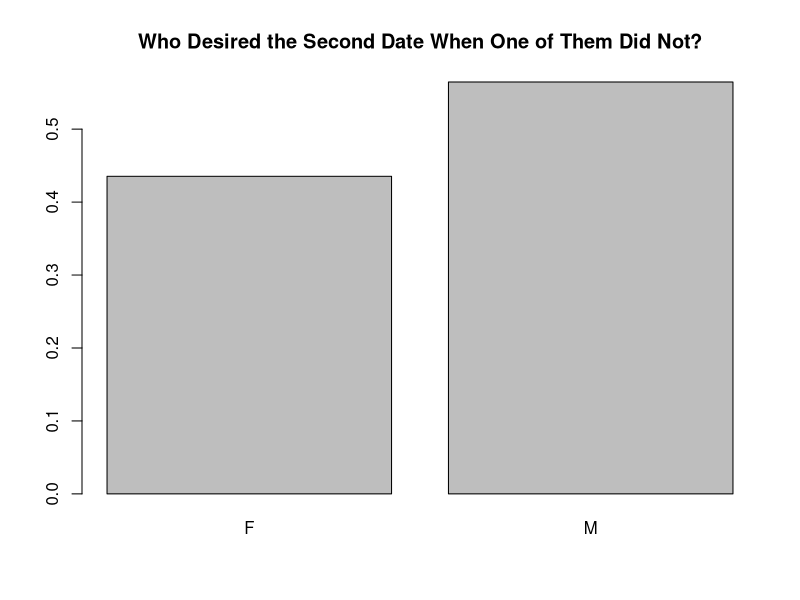
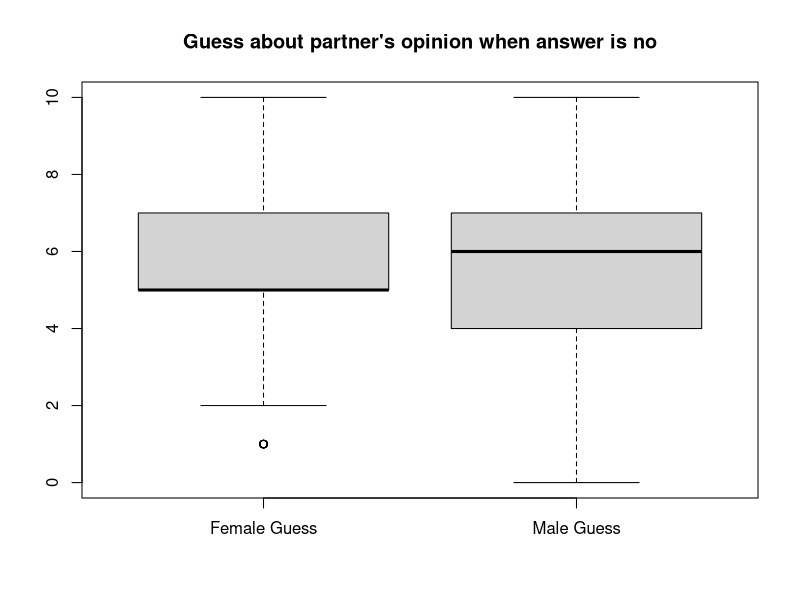
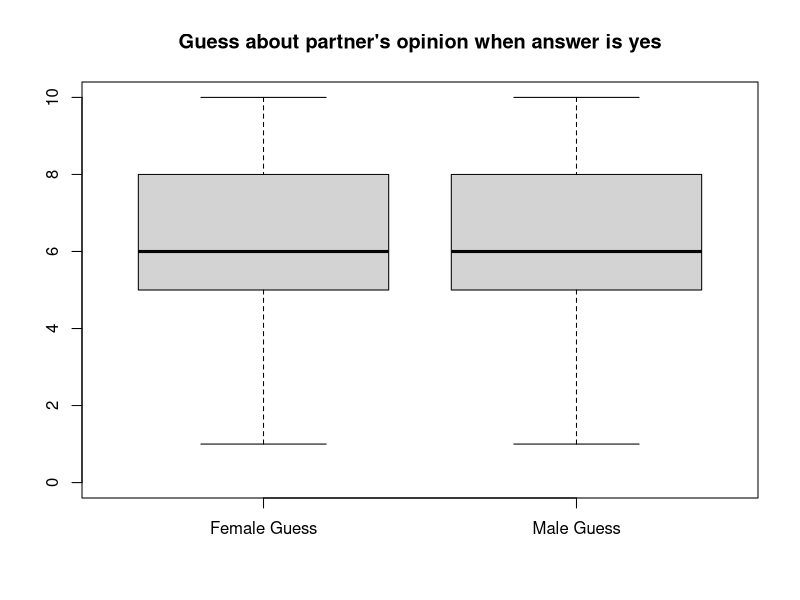
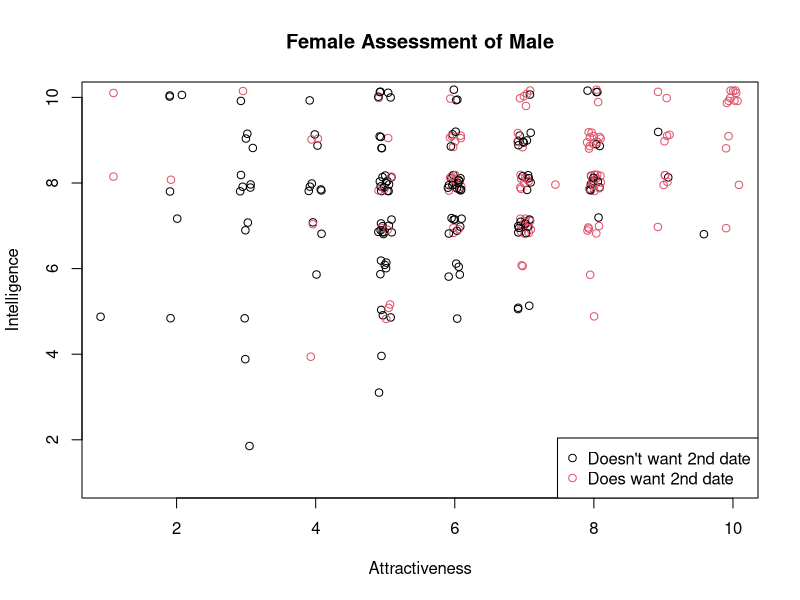
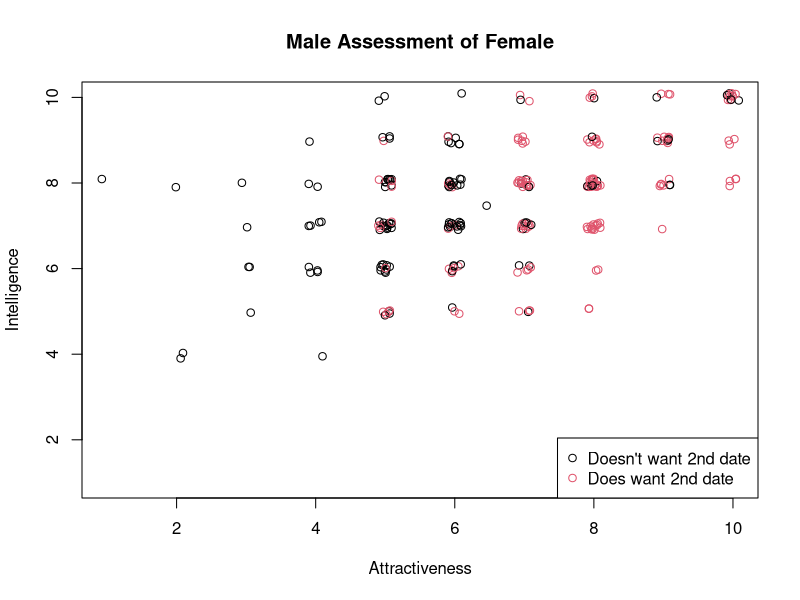

These charts were generated, in order, by the following R code:
## ---- chunk 1
SpeedDating <- read.csv("SpeedDating.csv")
## ---- chunk 2
dim(SpeedDating)
library(Hmisc)
describe(SpeedDating)
## ---- chunk 3
table(SpeedDating$DecisionF, SpeedDating$DecisionM)
## ---- chunk 4
onlyOne <- subset(SpeedDating, DecisionF + DecisionM == 1)
SympMale = table(onlyOne$DecisionM) / nrow(onlyOne)
barplot(SympMale,names.arg=c('F','M'), main = 'Who Desired the Second Date When One of Them Did Not?')
## ---- chunk 5
boxplot(SpeedDating$PartnerYesF[SpeedDating$DecisionM == 0],
        SpeedDating$PartnerYesM[SpeedDating$DecisionF == 0],
        main="Guess about partner's opinion when answer is no",
        ylim=c(0, 10),
        names=c('Female Guess', 'Male Guess'))
## ---- chunk 6
boxplot(SpeedDating$PartnerYesF[SpeedDating$DecisionM == 1],
        SpeedDating$PartnerYesM[SpeedDating$DecisionF == 1],
        main="Guess about partner's opinion when answer is yes",
        ylim=c(0,10),
        names=c('Female Guess','Male Guess'))
## ---- chunk 7
plot(jitter(SpeedDating$AttractiveF), 
     jitter(SpeedDating$IntelligentF),
     main="Female Assessment of Male", 
     ylim=c(1,10), xlim=c(1,10),
     col=1+SpeedDating$DecisionF, 
     xlab="Attractiveness", ylab="Intelligence")
legend("bottomright",
       legend = c("Doesn't want 2nd date", "Does want 2nd date"), col=1:2, pch=1)
## ---- chunk 8
plot(jitter(SpeedDating$AttractiveM),
     jitter(SpeedDating$IntelligentM), 
     main="Male Assessment of Female", 
     ylim=c(1,10), xlim=c(1,10), 
     col=1+SpeedDating$DecisionM, 
     xlab="Attractiveness", ylab="Intelligence")
legend("bottomright",
       legend=c("Doesn't want 2nd date", "Does want 2nd date"), col=1:2, pch=1)
